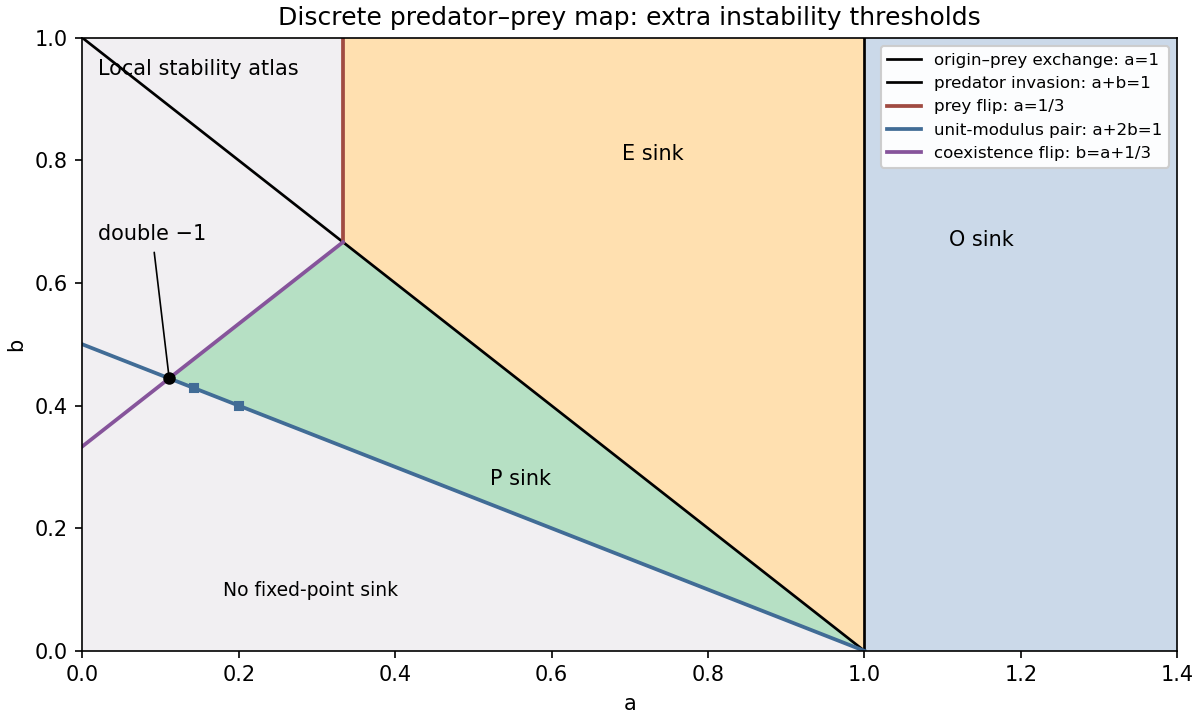

Source code (Python):
"""Original local map atlas; Python 3.14, NumPy 2.3.5, Matplotlib 3.10.7.
Writes paper-65-map-regions.png to CWD; preserves supplied MPLCONFIGDIR.
"""
import numpy as np
import matplotlib
matplotlib.use('Agg')
import matplotlib.pyplot as plt
from matplotlib.colors import ListedColormap

def main():
    fig,ax=plt.subplots(figsize=(8,4.8),constrained_layout=True)
    aa=np.linspace(.001,1.4,1000);bb=np.linspace(.001,1,800);a,b=np.meshgrid(aa,bb)
    reg=np.zeros_like(a);reg[a>1]=1
    reg[(a<1)&(a>1/3)&(b>1-a)]=2
    reg[(a+b<1)&(b>(1-a)/2)&(b<a+1/3)]=3
    ax.pcolormesh(aa,bb,reg,cmap=ListedColormap(['#f1eff2','#cbd9e9','#ffe0b0','#b6e0c4']),vmin=0,vmax=3,shading='nearest',rasterized=True)
    ax.plot([1,1],[0,1],'k-',lw=1.3,label='origin–prey exchange: a=1')
    t=np.linspace(0,1,600);ax.plot(t,1-t,'k-',lw=1.3,label='predator invasion: a+b=1')
    ax.plot([1/3,1/3],[2/3,1],color='#a04b42',lw=1.8,label='prey flip: a=1/3')
    ax.plot(t,(1-t)/2,color='#416c96',lw=1.8,label='unit-modulus pair: a+2b=1')
    t=np.linspace(0,1/3,200);ax.plot(t,t+1/3,color='#86549b',lw=1.8,label='coexistence flip: b=a+1/3')
    ax.plot([1/9],[4/9],'ko',ms=5);ax.annotate('double −1',(1/9,4/9),xytext=(.02,.67),arrowprops={'arrowstyle':'-','lw':.8})
    for r in [1/7,1/5]:ax.plot(r,(1-r)/2,'s',color='#416c96',ms=4)
    ax.text(1.15,.66,'O sink',ha='center');ax.text(.73,.8,'E sink',ha='center');ax.text(.56,.27,'P sink',ha='center')
    ax.text(.18,.09,'No fixed-point sink',fontsize=9);ax.text(.02,.94,'Local stability atlas',fontsize=10)
    ax.set(xlim=(0,1.4),ylim=(0,1),xlabel='a',ylabel='b',title='Discrete predator–prey map: extra instability thresholds')
    ax.legend(loc='upper right',fontsize=8,framealpha=.96)
    fig.savefig('paper-65-map-regions.png',dpi=150,facecolor='white',transparent=False);plt.close(fig)
if __name__=='__main__':main()
